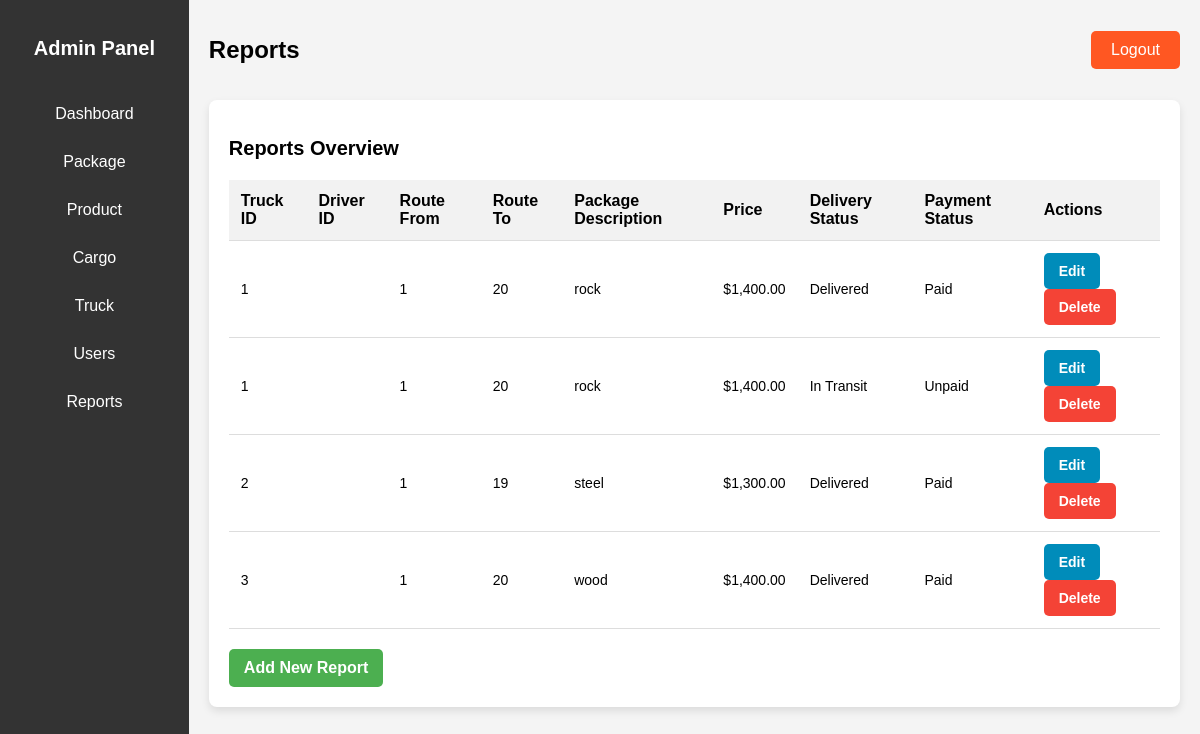
The app's page /reports.php with its own data.
### tables this page shows
CREATE TABLE `reports` (
  `report_id` int(11) NOT NULL,
  `cargo_id` int(11) NOT NULL,
  `truck_id` int(11) NOT NULL,
  `driver_id` int(11) NOT NULL,
  `route_from` int(11) NOT NULL,
  `route_to` int(11) NOT NULL,
  `package_volume` decimal(10,2) NOT NULL,
  `price` decimal(10,2) NOT NULL,
  `delivery_status` enum('In Transit','Delivered','Pending') NOT NULL,
  `payment_status` enum('Paid','Unpaid') NOT NULL
);

CREATE TABLE `packages` (
  `package_id` int(11) NOT NULL,
  `customer_id` int(11) NOT NULL,
  `product_id` int(11) NOT NULL,
  `weight` decimal(10,2) NOT NULL,
  `status` enum('pending','in-transit','delivered') DEFAULT 'pending',
  `description` varchar(255) NOT NULL
);

### reports.php (the view, shortened to what this page needs)
<?php
include 'config.php';
$sql = "SELECT r.*, p.description as package_description, t.driver_id as truck_driver_id
        FROM reports r
        JOIN cargo c ON r.cargo_id = c.cargo_id
        JOIN packages p ON c.package_id = p.package_id
        JOIN truck t ON c.truck_id = t.truck_id";
$result = mysqli_query($conn, $sql);
?>
<!DOCTYPE html>
<html lang="en">
<head>
</head>
<body>
    <div class="dashboard-container">
        <div class="sidebar">
            <h2>Admin Panel</h2>
            <ul class="sidebar-links">
                <li><a href="admin_dashboard.php">Dashboard</a></li>
                <li><a href="package.php">Package</a></li>
                <li><a href="product.php">Product</a></li>
                <li><a href="cargo.php">Cargo</a></li>
                <li><a href="truck.php">Truck</a></li>
                <li><a href="users.php">Users</a></li>
                <li><a href="reports.php">Reports</a></li>
            </ul>
        </div>
        <div class="main-content">
            <header>
                <h1>Reports</h1>
                <a href="index.php" class="logout-btn">Logout</a>
            </header>
            <div class="dashboard-main-container">
                <h2>Reports Overview</h2>
                <div class="table-container">
                    <table>
                        <thead>
                            <tr>
                                <th>Truck ID</th>
                                <th>Driver ID</th>
                                <th>Route From</th>
                                <th>Route To</th>
                                <th>Package Description</th>
                                <th>Price</th>
                                <th>Delivery Status</th>
                                <th>Payment Status</th>
                                <th>Actions</th>
                            </tr>
                        </thead>
                        <tbody>
                            <?php while ($row = mysqli_fetch_assoc($result)): ?>
                                <tr>
                                    <td><?php echo $row['truck_id']; ?></td>
                                    <td><?php echo $row['truck_driver_id']; ?></td>
                                    <td><?php echo $row['route_from']; ?></td>
                                    <td><?php echo $row['route_to']; ?></td>
                                    <td><?php echo $row['package_description']; ?></td>
                                    <td>$<?php echo number_format($row['price'], 2); ?></td>
                                    <td><?php echo $row['delivery_status']; ?></td>
                                    <td><?php echo $row['payment_status']; ?></td>
                                    <td>
                                        <a href="edit_report.php?id=<?php echo $row['report_id']; ?>" class="btn edit-btn">Edit</a>
                                        <a href="delete_report.php?id=<?php echo $row['report_id']; ?>" class="btn delete-btn">Delete</a>
                                    </td>
                                </tr>
                            <?php endwhile; ?>
                        </tbody>
                    </table>
                </div>
                <a href="add_report.php" class="btn add-user-btn">Add New Report</a>
            </div>
        </div>
    </div>
</body>
</html>

### reports.php (style rules this page uses)
body { font-family: 'Arial', sans-serif; background-color: #f4f4f4; margin: 0; padding: 0; }
.dashboard-container { display: flex; height: 100vh; }
.sidebar { width: 220px; background-color: #333; color: white; padding-top: 20px; }
.sidebar h2 { text-align: center; margin-bottom: 30px; }
.sidebar-links { list-style: none; padding: 0; margin: 0; }
.sidebar-links li { padding: 15px; text-align: center; }
.sidebar-links li a { color: white; text-decoration: none; display: block; font-size: 16px; }
.main-content { flex-grow: 1; padding: 20px; }
header { display: flex; justify-content: space-between; align-items: center; margin-bottom: 20px; }
header h1 { font-size: 24px; }
.logout-btn { padding: 10px 20px; background-color: #ff5722; color: white; text-decoration: none; border-radius: 5px; }
.dashboard-main-container { background-color: white; padding: 20px; border-radius: 8px; box-shadow: 0 4px 8px rgba(0, 0, 0, 0.1); }
h2 { font-size: 20px; margin-bottom: 20px; }
.table-container { overflow-x: auto; }
table { width: 100%; border-collapse: collapse; margin-bottom: 20px; }
th, td { padding: 12px; text-align: left; border-bottom: 1px solid #ddd; }
th { background-color: #f2f2f2; }
td { font-size: 14px; }
.btn { display: inline-block; padding: 10px 15px; border-radius: 5px; text-decoration: none; color: white; font-weight: bold; text-align: center; cursor: pointer; transition: background-color 0.3s; }
.edit-btn { background-color: #008CBA; }
.delete-btn { background-color: #f44336; }
.add-user-btn { background-color: #4CAF50; }

### records on screen
reports: truck "1", route_from "1", route_to "20", packages.description "rock", price "1,400.00", delivery_status "Delivered", payment_status "Paid"
reports: truck "1", route_from "1", route_to "20", packages.description "rock", price "1,400.00", delivery_status "In Transit", payment_status "Unpaid"
reports: truck "2", route_from "1", route_to "19", packages.description "steel", price "1,300.00", delivery_status "Delivered", payment_status "Paid"
reports: truck "3", route_from "1", route_to "20", packages.description "wood", price "1,400.00", delivery_status "Delivered", payment_status "Paid"
